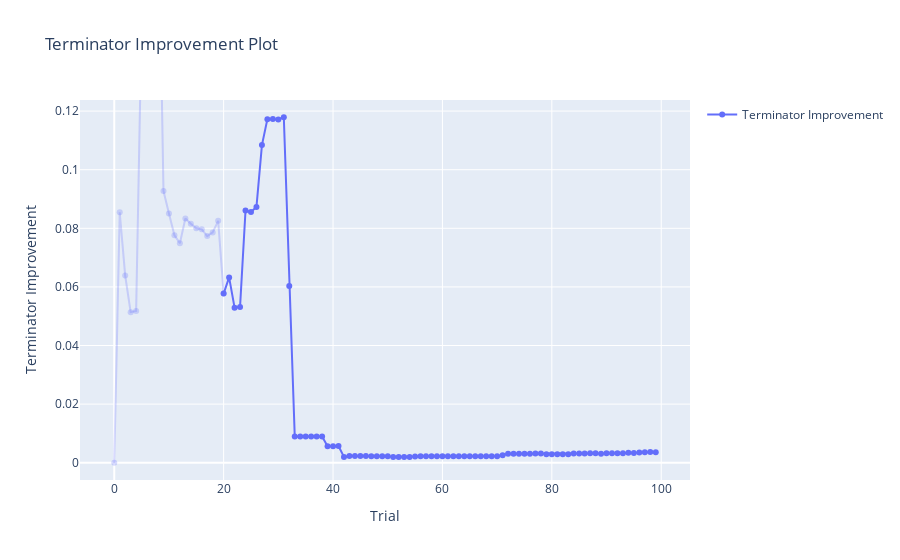

Write notebook code for a chart like this one.
### Code cell
import torch
optuna.visualization.plot_terminator_improvement(study)
